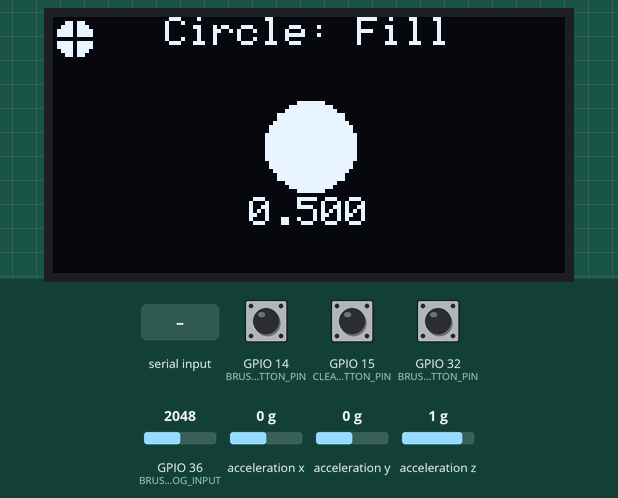
The sketch below on a simulated ESP32. On the bench: 128×64 one-colour display. Inputs (shaded band) come from the test bench; at power-on: acceleration x 0 g, GPIO 15 (CLEAR_DRAWING_BUTTON_PIN) HIGH, GPIO 14 (BRUSH_SELECTION_BUTTON_PIN) HIGH, GPIO 32 (BRUSH_FILLMODE_BUTTON_PIN) HIGH, GPIO 36 (BRUSH_SIZE_ANALOG_INPUT) = 2048, acceleration y 0 g, acceleration z 1 g. What the sketch prints to the serial monitor is not drawn.

Above: at 1.2 s.
1.3 s: acceleration x set to -0.2 g
At 1.5 s:
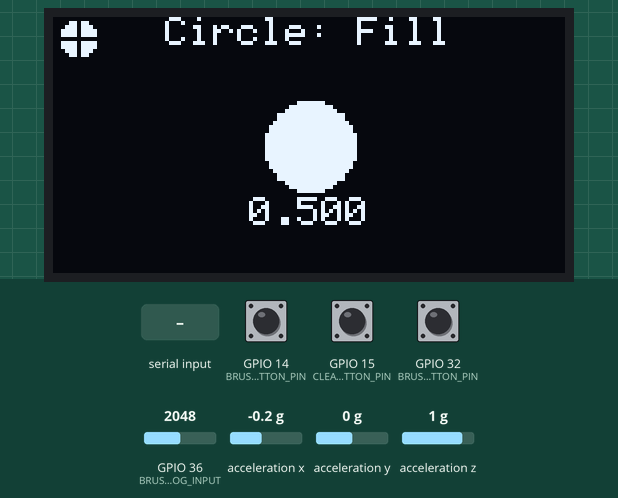
3.7 s: GPIO 15 (CLEAR_DRAWING_BUTTON_PIN) pulled LOW for 0.15 s
At 4.1 s:
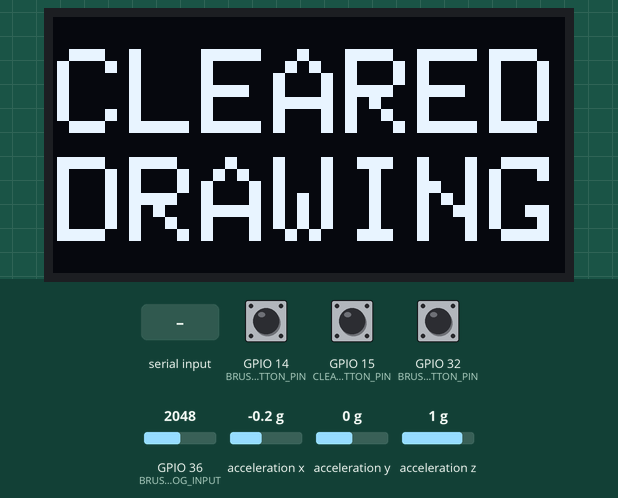
6.5 s: "90,45\n" received over Serial
At 6.8 s:
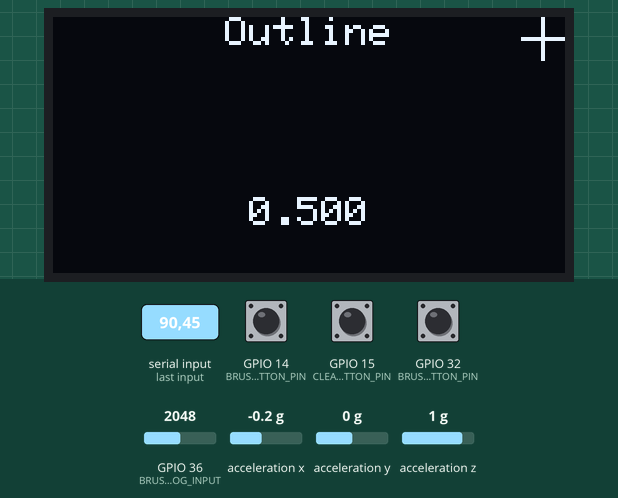
8.0 s: "1,90,45\n" received over Serial
At 9.0 s:
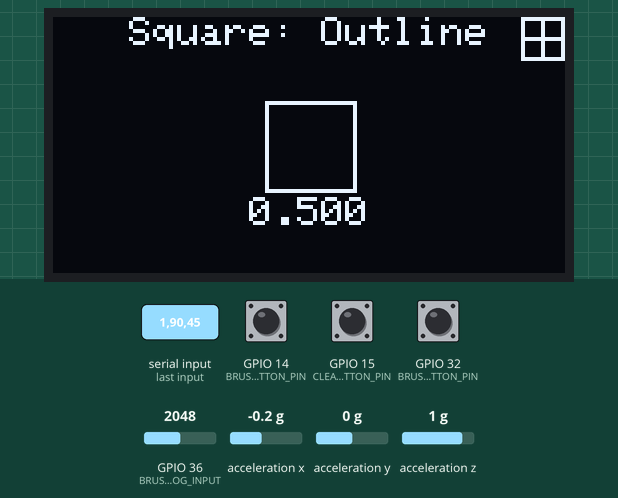
9.5 s: GPIO 14 (BRUSH_SELECTION_BUTTON_PIN) pulled LOW for 0.15 s
At 10.4 s:
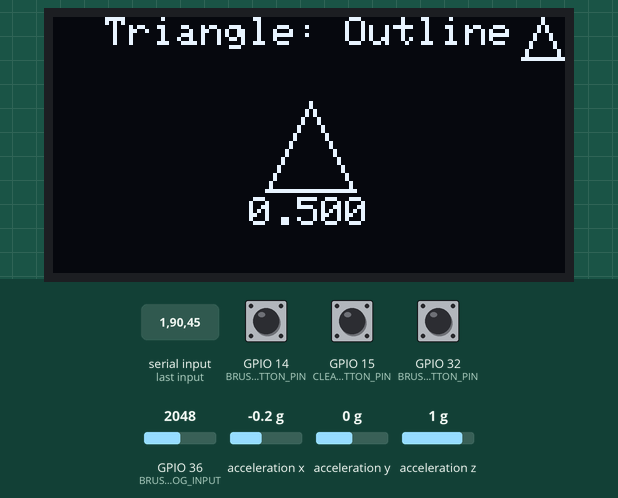
11.1 s: GPIO 32 (BRUSH_FILLMODE_BUTTON_PIN) pulled LOW for 0.15 s
At 11.7 s:
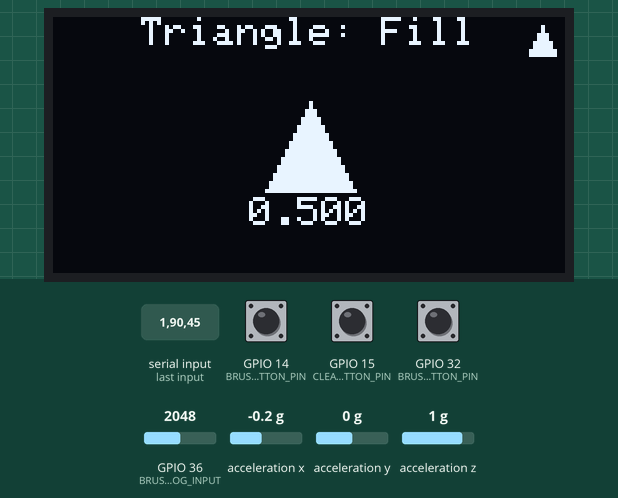
Timing chart, 0 to 13.7 s (numbered marks = the images above; inputs shaded):
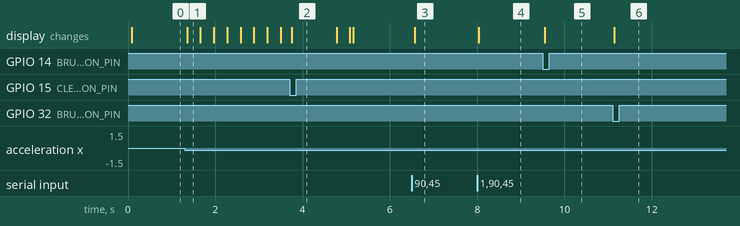

The sketch:

PaintIOAccel.ino
```cpp
/**
 * This Arduino sketch serves as the "paint brush" controller for the PaintIO p5.js app
 *  - Live page: http://makeabilitylab.github.io/p5js/WebSerial/p5js/PaintIO
 *  - Code: https://github.com/makeabilitylab/p5js/tree/master/WebSerial/p5js/PaintIO
 *
 * Takes in two parameters off of serial as comma separated text-encoded
 * data: brushType, brushFillMode
 *  - brushType is either 0, 1, 2 corresponding to CIRCLE, SQUARE, TRIANGLE
 *  - brushFillMode is either 0, 1 corresponding to FILL, OUTLINE
 *
 * Sends out a comma separated string: xPosFrac, yPosFrac, sizeFrac, brushType, brushFillMode
 *  - xPosFrac is [0, 1] inclusive representing the brush's x position
 *  - yPosFrac is [0, 1] inclusive representing the brush's y position
 *  - sizeFrac is [0, 1] inclusive representing the brush's size
 *  - brushType is either 0, 1, 2 corresponding to CIRCLE, SQUARE, TRIANGLE
 *  - brushFillMode is either 0, 1 corresponding to FILL, OUTLINE
 *
 * Also, sends out a clear sequence called 'cls' when the screen should be reset
 *
 * By Jon E. Froehlich
 * @jonfroehlich
 * http://makeabilitylab.io
 *
 */

// #include <SPI.h> // Comment out when using i2c
#include <Wire.h>

// For graphics libraries
#include <Adafruit_GFX.h>
#include <Adafruit_SSD1306.h>

// For accelerometer
#include <Adafruit_LIS3DH.h>
#include <Adafruit_Sensor.h>

#define SCREEN_WIDTH 128 // OLED display width, in pixels
#define SCREEN_HEIGHT 64 // OLED display height, in pixels

// Declaration for an SSD1306 display connected to I2C (SDA, SCL pins)
#define OLED_RESET     4 // Reset pin # (or -1 if sharing Arduino reset pin)
Adafruit_SSD1306 _display(SCREEN_WIDTH, SCREEN_HEIGHT, &Wire, OLED_RESET);

// Used for LIS3DH hardware & software SPI
#define LIS3DH_CS 10
Adafruit_LIS3DH _lis3dh = Adafruit_LIS3DH();

enum BrushType {
  CIRCLE,
  SQUARE,
  TRIANGLE,
  NUM_BRUSH_TYPES
};

BrushType _curBrushType = CIRCLE;

enum BrushFillMode{
  FILL,
  OUTLINE,
  NUM_FILL_MODES
};

BrushFillMode _curBrushFillMode = FILL;

const int BRUSH_SELECTION_BUTTON_PIN = 14;
const int BRUSH_FILLMODE_BUTTON_PIN = 32;
const int CLEAR_DRAWING_BUTTON_PIN = 15;

const int BRUSH_SIZE_ANALOG_INPUT = A0;

// change to 1023 with 10-bit ADC, 4095 if using 12-bit ADC
const int MAX_ANALOG_VAL = 4095;

int _lastShapeSelectionButtonVal = HIGH;
int _lastDrawModeButtonVal = HIGH;
int _lastClearDrawingButtonVal = HIGH;

const long BAUD_RATE = 115200;

float _xBrushCursorCenter;
float _yBrushCursorCenter;
int _brushCursorSize = 10;

void setup() {
  Serial.begin(BAUD_RATE);

  pinMode(BRUSH_SELECTION_BUTTON_PIN, INPUT_PULLUP);
  pinMode(BRUSH_FILLMODE_BUTTON_PIN, INPUT_PULLUP);
  pinMode(CLEAR_DRAWING_BUTTON_PIN, INPUT_PULLUP);

  // SSD1306_SWITCHCAPVCC = generate display voltage from 3.3V internally
  if(!_display.begin(SSD1306_SWITCHCAPVCC, 0x3D)) { // Address 0x3D for 128x64
    Serial.println(F("SSD1306 allocation failed"));
    for(;;); // Don't proceed, loop forever
  }

  // Initialize accelerometer
  if (!_lis3dh.begin(0x18)) {   // change this to 0x19 for alternative i2c address
    Serial.println("Couldn't start");
    while (1) yield();
  }

  _lis3dh.setRange(LIS3DH_RANGE_2_G);   // 2, 4, 8 or 16 G!

  _display.clearDisplay();
  _display.setTextSize(1);      // Normal 1:1 pixel scale
  _display.setTextColor(SSD1306_WHITE); // Draw white text
  _display.setCursor(0, 0);     // Start at top-left corner
  _display.print("Waiting to receive\ndata from serial...");
  _display.println("\n");
  _display.print("Baud rate:");
  _display.print(BAUD_RATE);
  _display.print(" bps");
  _display.display();
}

void loop() {

  checkAndParseSerial();
  readBrushButtons();

  if(checkClearDrawingButton()){

    // if we're here, clear drawing button pressed
    // draw clear to screen
    _display.setTextSize(3);
    int16_t x1, y1;
    uint16_t wText, hText;
    const String strCleared = "CLEARED";
    const String strDrawing = "DRAWING";

    int xCenter = _display.width() / 2;
    int yCenter = _display.height() / 2;

    _display.clearDisplay();
    _display.getTextBounds(strCleared, 0, 0, &x1, &y1, &wText, &hText);
    int yText = yCenter - hText;
    _display.setCursor(xCenter - wText / 2, yText);
    _display.print(strCleared);

    yText += hText + 3;
    _display.getTextBounds(strDrawing, 0, 0, &x1, &y1, &wText, &hText);
    _display.setCursor(xCenter - wText / 2, yText);
    _display.print(strDrawing);
    _display.display();

    delay(1000);
    Serial.println("cls");
  }

  readAccelAndUpdateBrushCursorLocation();

  // Normalize ball location (in terms of fraction of screen)
  int halfSize = _brushCursorSize / 2;
  float xFrac = (_xBrushCursorCenter - halfSize) / (float)(_display.width() - 2 * halfSize);
  float yFrac= (_yBrushCursorCenter - halfSize) / (float)(_display.height() - 2 * halfSize);

  // Read brush size
  int sizeVal = analogRead(BRUSH_SIZE_ANALOG_INPUT);
  float sizeFrac = sizeVal / (float)(MAX_ANALOG_VAL);

  // Draw values to screen for x, y
  _display.clearDisplay();

  // draw brush info
  drawBrushInfo(xFrac, yFrac, sizeFrac);

  // draw brush location
  drawBrushCursor(_xBrushCursorCenter, _yBrushCursorCenter, _brushCursorSize);

  _display.display();

  // Transmit the data
  Serial.print(xFrac, 4);
  Serial.print(",");
  Serial.print(yFrac, 4);
  Serial.print(",");
  Serial.print(sizeFrac, 4);
  Serial.print(",");
  Serial.print(_curBrushType);
  Serial.print(", ");
  Serial.println(_curBrushFillMode);

  delay(20);
}

/**
 * Draws the brush cursor location on the OLED
 */
void drawBrushCursor(float xCursorCenter, float yCursorCenter, int cursorSize){
  int halfSize = cursorSize / 2;
  int xCursorLeft = xCursorCenter - halfSize;
  int yCursorTop = yCursorCenter - halfSize;

  int fillColor = SSD1306_BLACK;
  int outlineColor = SSD1306_WHITE;

  if(_curBrushFillMode == FILL){
    fillColor = SSD1306_WHITE;
    outlineColor = SSD1306_BLACK;
  }

  if(_curBrushType == CIRCLE){
    // Draw brush location
    _display.fillCircle(xCursorCenter, yCursorCenter, halfSize, fillColor);
    _display.drawCircle(xCursorCenter, yCursorCenter, halfSize, outlineColor);
  }else if(_curBrushType == SQUARE){
    _display.fillRect(xCursorLeft, yCursorTop, cursorSize + 1, cursorSize + 1, fillColor);
    _display.drawRect(xCursorLeft, yCursorTop, cursorSize + 1, cursorSize + 1, outlineColor);
  }else if(_curBrushType == TRIANGLE){
    int x1 = xCursorCenter - halfSize;
    int y1 = yCursorCenter + halfSize;

    int x2 = xCursorCenter;
    int y2 = yCursorCenter - halfSize;

    int x3 = xCursorCenter + halfSize;
    int y3 = y1;

    _display.fillTriangle(x1, y1, x2, y2, x3, y3, fillColor);
    _display.drawTriangle(x1, y1, x2, y2, x3, y3, outlineColor);
  }

  int lineColor = SSD1306_WHITE;
  if(_curBrushFillMode == FILL){
    lineColor = SSD1306_BLACK;
  }

  // don't draw crosshair for triangle (it looks bad!)
  if(_curBrushType != TRIANGLE){
    _display.drawLine(xCursorCenter - halfSize, yCursorCenter, xCursorCenter + halfSize, yCursorCenter, lineColor);
    _display.drawLine(xCursorCenter, yCursorCenter - halfSize, xCursorCenter, yCursorCenter  + halfSize, lineColor);
  }
}

void drawBrushInfo(float xFrac, float yFrac, float sizeFrac){
  const int CHAR_HEIGHT = 8;
  const int MAX_MARGIN = (2 * CHAR_HEIGHT) + 2;
  const int MAX_BRUSH_SIZE = min(_display.width() - MAX_MARGIN, _display.height() - MAX_MARGIN);

  int brushSize = sizeFrac * MAX_BRUSH_SIZE;
  int halfBrushSize = brushSize / 2;
  int xCenter = _display.width() / 2;
  int yCenter = _display.height() / 2;
  int xLeft =  xCenter - halfBrushSize;
  int yTop =  yCenter - halfBrushSize;

  String strBrushInfo;
  if(_curBrushType == CIRCLE){
    strBrushInfo = "Circle: ";
    if(_curBrushFillMode == FILL){
      _display.fillRoundRect(xLeft, yTop, brushSize, brushSize, halfBrushSize, SSD1306_WHITE);
    }else{
      _display.drawRoundRect(xLeft, yTop, brushSize, brushSize, halfBrushSize, SSD1306_WHITE);
    }
  }else if(_curBrushType == SQUARE){
    strBrushInfo = "Square: ";
    if(_curBrushFillMode == FILL){
      _display.fillRect(xLeft, yTop, brushSize, brushSize, SSD1306_WHITE);
    }else{
      _display.drawRect(xLeft, yTop, brushSize, brushSize, SSD1306_WHITE);
    }
  }else if(_curBrushType == TRIANGLE){
    strBrushInfo = "Triangle: ";
    int x1 = xCenter - halfBrushSize;
    int y1 = yCenter + halfBrushSize;

    int x2 = xCenter;
    int y2 = yCenter - halfBrushSize;

    int x3 = xCenter + halfBrushSize;
    int y3 = y1;

    if(_curBrushFillMode == FILL){
      _display.fillTriangle(x1, y1, x2, y2, x3, y3, SSD1306_WHITE);
    }else{
      _display.drawTriangle(x1, y1, x2, y2, x3, y3, SSD1306_WHITE);
    }
  }

  if(_curBrushFillMode == FILL){
    strBrushInfo += "Fill";
  }else{
    strBrushInfo += "Outline";
  }

  // Print out brush info
  int16_t x1, y1;
  uint16_t wText, hText;
  _display.setTextSize(1);
  _display.getTextBounds(strBrushInfo, 0, 0, &x1, &y1, &wText, &hText);
  _display.setCursor(xCenter - wText / 2, 0);
  _display.print(strBrushInfo);

  // Print out brush size beneath shape
  _display.setTextSize(1);
  _display.getTextBounds("X.XXX", 0, 0, &x1, &y1, &wText, &hText);
  _display.setCursor(xCenter - wText / 2, yCenter + halfBrushSize + 2);
  _display.print(sizeFrac, 3);
}

/**
 * Checks the serial port for new data. Expects comma separated text lines with
 * <shape type> and <fill mode>
 */
void checkAndParseSerial(){
  // Check to see if there is any incoming serial data
  if(Serial.available() > 0){
    // If we're here, then serial data has been received
    // Read data off the serial port until we get to the endline delimiter ('\n')
    // Store all of this data into a string
    String rcvdSerialData = Serial.readStringUntil('\n');

    // Parse out the comma separated string
    int startIndex = 0;
    int endIndex = rcvdSerialData.indexOf(',');
    if(endIndex != -1){
      // Parse out the shape type, which should be 0 (circle), 1 (square), 2 (triangle)
      String strBrushType = rcvdSerialData.substring(startIndex, endIndex);
      int brushType = strBrushType.toInt();
      _curBrushType = (BrushType)brushType;

      // Parse out draw mode 0 (fill), 1 (outline)
      startIndex = endIndex + 1;
      endIndex = rcvdSerialData.length();
      String strBrushFillMode = rcvdSerialData.substring(startIndex, endIndex);
      int brushFillMode = strBrushFillMode.toInt();
      _curBrushFillMode = (BrushFillMode)brushFillMode;
    }

    // Echo the data back on serial (for debugging purposes)
    // Prefix debug output with '#' as a convention
    Serial.print("# Arduino Received: '");
    Serial.print(rcvdSerialData);
    Serial.println("'");
  }
}

void readAccelAndUpdateBrushCursorLocation(){
  // Use Adafruit Sensor Library to get a normalized reading
  // https://learn.adafruit.com/using-the-adafruit-unified-sensor-driver/how-does-it-work
  sensors_event_t event;
  _lis3dh.getEvent(&event);

  // Set new circle location based on accel
  _xBrushCursorCenter = _xBrushCursorCenter + -event.acceleration.x;
  _yBrushCursorCenter = _yBrushCursorCenter + event.acceleration.y;

  int halfSize = _brushCursorSize / 2;
  // Check boundaries
  if(_xBrushCursorCenter - halfSize < 0){
    _xBrushCursorCenter = halfSize;
  }else if(_xBrushCursorCenter + halfSize >= _display.width()){
    _xBrushCursorCenter = _display.width() - halfSize - 1;
  }

  if(_yBrushCursorCenter - halfSize < 0){
    _yBrushCursorCenter = halfSize;
  }else if(_yBrushCursorCenter + halfSize >= _display.height()){
    _yBrushCursorCenter = _display.height() - halfSize - 1;
  }
}

bool checkClearDrawingButton(){
  // Read the clear button val and write out to serial if active
  int clearDrawingButtonVal = digitalRead(CLEAR_DRAWING_BUTTON_PIN);
  bool buttonPress = false;
  if(clearDrawingButtonVal == LOW && clearDrawingButtonVal != _lastClearDrawingButtonVal){
    buttonPress = true;
  }

  _lastClearDrawingButtonVal = clearDrawingButtonVal;
  return buttonPress;
}

/**
 * Check the shape selection and draw mode buttons and update the global
 * variables _curBrushType and _curDrawMode accordingly
 */
void readBrushButtons(){
  // Read the shape selection button (active LOW)
  int shapeSelectionButtonVal = digitalRead(BRUSH_SELECTION_BUTTON_PIN);
  if(shapeSelectionButtonVal == LOW && shapeSelectionButtonVal != _lastShapeSelectionButtonVal){
    // Increment the shape type
    _curBrushType = (BrushType)((int)_curBrushType + 1);

    // Reset back to CIRCLE if we've made it to NUM_SHAPE_TYPES
    if(_curBrushType >= NUM_BRUSH_TYPES){
      _curBrushType = CIRCLE;
    }
  }

  // Read the shape draw mode button val (active LOW)
  int shapeDrawModeButtonVal = digitalRead(BRUSH_FILLMODE_BUTTON_PIN);
  if(shapeDrawModeButtonVal == LOW && shapeDrawModeButtonVal != _lastDrawModeButtonVal){
    // Increment the draw mode
    _curBrushFillMode = (BrushFillMode)((int)_curBrushFillMode + 1);

    // Reset back to FILL if we've made it to NUM_DRAW_MODES
    if(_curBrushFillMode >= NUM_FILL_MODES){
      _curBrushFillMode = FILL;
    }
  }

  // Set last button values (so nothing happens if user just holds down a button)
  _lastShapeSelectionButtonVal = shapeSelectionButtonVal;
  _lastDrawModeButtonVal = shapeDrawModeButtonVal;
}
```

Measured:
- the behaviour switches between 0 and -0.1 g on acceleration x (found by bisection; images 0 and 1)
- after the input at 1.3 s, the display: changes after 0.05 s (image 1)
- after the input at 3.7 s, the display: changes after 0.06 s (image 2)
- after the input at 6.5 s, the display: changes after 0.07 s (image 3)
- after the input at 8.0 s, the display: changes at once (image 4)
- after the input at 9.5 s, the display: changes at once (image 5)
- after the input at 11.1 s, the display: changes at once (image 6)
